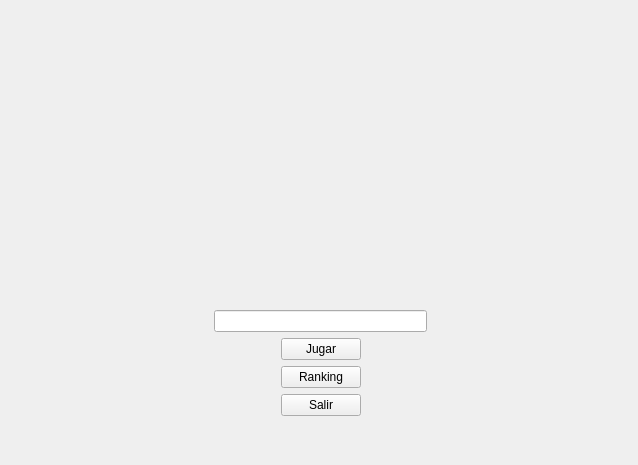
<?xml version="1.0" encoding="UTF-8"?>
<ui version="4.0">
 <class>ventana_menu</class>
 <widget class="QWidget" name="ventana_menu">
  <property name="geometry">
   <rect>
    <x>0</x>
    <y>0</y>
    <width>638</width>
    <height>465</height>
   </rect>
  </property>
  <property name="windowTitle">
   <string>Form</string>
  </property>
  <widget class="QLabel" name="fondo">
   <property name="geometry">
    <rect>
     <x>0</x>
     <y>0</y>
     <width>638</width>
     <height>485</height>
    </rect>
   </property>
   <property name="text">
    <string/>
   </property>
   <property name="pixmap">
    <pixmap>../sprites/Fondos/fondoMenu.png</pixmap>
   </property>
   <property name="scaledContents">
    <bool>true</bool>
   </property>
  </widget>
  <widget class="QWidget" name="layoutWidget">
   <property name="geometry">
    <rect>
     <x>0</x>
     <y>35</y>
     <width>641</width>
     <height>381</height>
    </rect>
   </property>
   <layout class="QVBoxLayout" name="vbox_madre">
    <item>
     <layout class="QHBoxLayout" name="hbox_logo">
      <item>
       <spacer name="horizontalSpacer_2">
        <property name="orientation">
         <enum>Qt::Horizontal</enum>
        </property>
        <property name="sizeHint" stdset="0">
         <size>
          <width>40</width>
          <height>20</height>
         </size>
        </property>
       </spacer>
      </item>
      <item>
       <widget class="QLabel" name="logo">
        <property name="text">
         <string/>
        </property>
        <property name="pixmap">
         <pixmap>../sprites/Elementos de juego/logo.png</pixmap>
        </property>
       </widget>
      </item>
      <item>
       <spacer name="horizontalSpacer">
        <property name="orientation">
         <enum>Qt::Horizontal</enum>
        </property>
        <property name="sizeHint" stdset="0">
         <size>
          <width>40</width>
          <height>20</height>
         </size>
        </property>
       </spacer>
      </item>
     </layout>
    </item>
    <item>
     <layout class="QHBoxLayout" name="hbox_input_username">
      <item>
       <spacer name="horizontalSpacer_3">
        <property name="orientation">
         <enum>Qt::Horizontal</enum>
        </property>
        <property name="sizeHint" stdset="0">
         <size>
          <width>40</width>
          <height>20</height>
         </size>
        </property>
       </spacer>
      </item>
      <item>
       <widget class="QLineEdit" name="line_edit_username"/>
      </item>
      <item>
       <spacer name="horizontalSpacer_4">
        <property name="orientation">
         <enum>Qt::Horizontal</enum>
        </property>
        <property name="sizeHint" stdset="0">
         <size>
          <width>40</width>
          <height>20</height>
         </size>
        </property>
       </spacer>
      </item>
     </layout>
    </item>
    <item>
     <layout class="QHBoxLayout" name="hbox_jugar">
      <item>
       <spacer name="horizontalSpacer_5">
        <property name="orientation">
         <enum>Qt::Horizontal</enum>
        </property>
        <property name="sizeHint" stdset="0">
         <size>
          <width>40</width>
          <height>20</height>
         </size>
        </property>
       </spacer>
      </item>
      <item>
       <widget class="QPushButton" name="boton_jugar">
        <property name="text">
         <string>Jugar</string>
        </property>
       </widget>
      </item>
      <item>
       <spacer name="horizontalSpacer_6">
        <property name="orientation">
         <enum>Qt::Horizontal</enum>
        </property>
        <property name="sizeHint" stdset="0">
         <size>
          <width>40</width>
          <height>20</height>
         </size>
        </property>
       </spacer>
      </item>
     </layout>
    </item>
    <item>
     <layout class="QHBoxLayout" name="hbox_ranking">
      <item>
       <spacer name="horizontalSpacer_7">
        <property name="orientation">
         <enum>Qt::Horizontal</enum>
        </property>
        <property name="sizeHint" stdset="0">
         <size>
          <width>40</width>
          <height>20</height>
         </size>
        </property>
       </spacer>
      </item>
      <item>
       <widget class="QPushButton" name="boton_ranking">
        <property name="text">
         <string>Ranking</string>
        </property>
       </widget>
      </item>
      <item>
       <spacer name="horizontalSpacer_8">
        <property name="orientation">
         <enum>Qt::Horizontal</enum>
        </property>
        <property name="sizeHint" stdset="0">
         <size>
          <width>40</width>
          <height>20</height>
         </size>
        </property>
       </spacer>
      </item>
     </layout>
    </item>
    <item>
     <layout class="QHBoxLayout" name="hbox_salir">
      <item>
       <spacer name="horizontalSpacer_9">
        <property name="orientation">
         <enum>Qt::Horizontal</enum>
        </property>
        <property name="sizeHint" stdset="0">
         <size>
          <width>40</width>
          <height>20</height>
         </size>
        </property>
       </spacer>
      </item>
      <item>
       <widget class="QPushButton" name="boton_salir">
        <property name="text">
         <string>Salir</string>
        </property>
       </widget>
      </item>
      <item>
       <spacer name="horizontalSpacer_10">
        <property name="orientation">
         <enum>Qt::Horizontal</enum>
        </property>
        <property name="sizeHint" stdset="0">
         <size>
          <width>40</width>
          <height>20</height>
         </size>
        </property>
       </spacer>
      </item>
     </layout>
    </item>
   </layout>
  </widget>
 </widget>
 <resources/>
 <connections/>
</ui>
